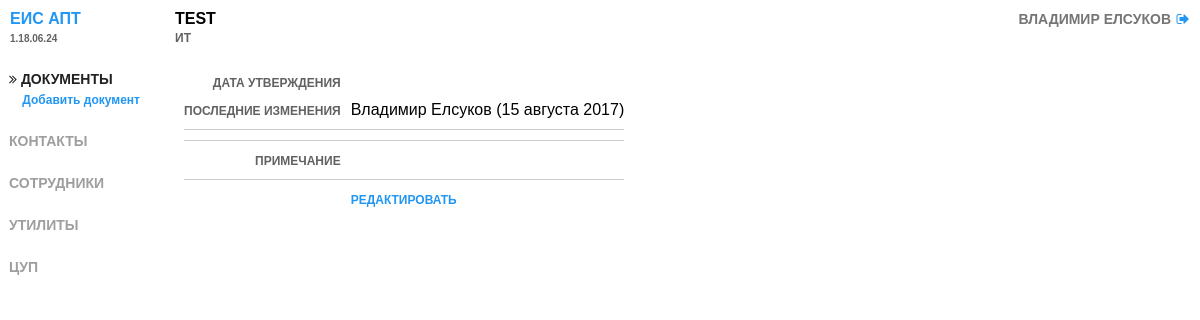
The page /documents/view/12/ (signed in) on the database its author committed.
### documents/models.py (models this page shows, shortened)
class EIS_Document(models.Model):
	category    = models.CharField(max_length=100, choices=LIST_CATEGORIES)
	name        = models.CharField(max_length=200)
	date        = models.CharField(max_length=50, blank=True)
	file_pdf    = models.FileField(blank=True, upload_to=rename_upload_pdf)
	file        = models.FileField(blank=True, upload_to=rename_upload_file)
	note        = models.TextField(blank=True)
	update_user = models.CharField(max_length=200, default="Аноним")
	update_date = models.DateTimeField(null=True, blank=True)

### documents/views.py (the view)
# urls.py: url(r'^view/(?P<pk>[0-9]+)/$', views.page_document_view, name='page_document_view'),
def page_document_view(request, pk):
	EIS_info            = dict()
	EIS_info['name']    = EIS_NAME
	EIS_info['version'] = EIS_VERSION
	EIS_info['module']  = "Documents"
	if request.user.is_authenticated:
		document = get_object_or_404(EIS_Document, pk=pk)
		EIS_info['title'] = document.name
		EIS_info['subtitle'] = document.category
		EIS_info['user'] = "{0} {1}".format(request.user.first_name, request.user.last_name)
		return render(request, 'document_view.html', {'EIS_info': EIS_info, 'document': document})
	else:
		return render(request, 'index_public.html', {'EIS_info': EIS_info})

### documents/templates/document_view.html (shortened to what this page needs)
{% include "header.html" %}
<table width="100%">
    <tr>
        <td width="165px" valign="top">{% include "menu.html" %}</td>
        <td valign="top">
            <div class="content">
            <table cellspacing="10px">
                <tr>
                    <td align="right"><span class="field">Дата утверждения</span></td>
                    <td>{{ document.date }}</td>
                </tr>
                <tr>
                    <td align="right"><span class="field">Последние изменения</span></td>
                    <td>{{ document.update_user }} ({{ document.update_date|date:"d E Y" }})</td>
                </tr>
                <tr><td colspan="2"><hr></td></tr>
                <tr><td colspan="2"><hr></td></tr>
                <tr>
                    <td align="right"><span class="field">Примечание</span></td>
                    <td>{{ document.note }}</td>
                </tr>
                <tr><td colspan="2"><hr></td></tr>
                <tr>
                    <td>&nbsp;</td>
                    <td><a href="/documents/edit/{{ document.pk }}/" class="edit">Редактировать</a></td>
                </tr>
            </table>
            </div>
        </td>
    </tr>
</table>
{% include "end.html" %}

### EIS/templates/header.html (shortened to what this page needs)
<!DOCTYPE html>
<html lang="en">
<head>
    <link rel="stylesheet" href="https://cdnjs.cloudflare.com/ajax/libs/font-awesome/4.7.0/css/font-awesome.min.css">
    <link rel="stylesheet" type="text/css" href="/static/main.css">
<body>
<div class="header">
    <table width="100%" cellpadding="0px" cellspacing="0px" border="0px">
        <tr>
            <td width="165px"><a class="title" href="/">ЕИС {{ EIS_info.name }}</a></td>
            <td>{{ EIS_info.title }}</td>
            <td width="200" align="right"><span class="user">{{ EIS_info.user }}</span></td>
            <td width="24" align="center">
                {% if user.is_authenticated %}
                    <a href="/admin/logout/"><i class="fa fa-sign-out" aria-hidden="true"></i></a>
                {% else %}
                    <a href="/admin/login/?next=/"><i class="fa fa-sign-in" aria-hidden="true"></i></a>
                {% endif %}
            </td>
        </tr>
        <tr>
            <td valign="top"><span class="version">{{ EIS_info.version }}</span></td>
            <td><span class="subtitle">{{ EIS_info.subtitle }}</span></td>
        </tr>
    </table>
</div>

### EIS/static/main.css (style rules this page uses)
body { font-family: Arial, Helvetica, sans-serif; margin: 0; height: 100%; margin: 0 0 0 0; padding: 5px 5px 5px 5px; }
table { padding: 0px 0px 0px 0px; margin: 0px 0px 0px 0px; border: 1px; }
td, th { padding: 0px 0px 0px 0px; margin: 0px 0px 0px 0px; }
.header { text-transform: uppercase; font-size: 16px; font-weight: bold; padding: 5px 0px 15px 5px; }
.title { font-size: 16px; color: #2196f3; }
.subtitle { color: #616161; font-size: 12px; }
.user { font-size: 14px; text-transform: uppercase; color: #757575; }
.version { font-size: 10px; color: #616161; }
a { color: #2196f3; text-decoration: none; cursor: hover; font-weight: bold; font-size: 16px; }
a { color: #2196f3; text-decoration: none; cursor: hover; font-weight: bold; font-size: 14px; }
hr { border: none; color: #616161; background-color: #cccccc; height: 1px; margin: 0px 0px 0px 0px; padding: 0px 0px 0px 0px; }
.field { font-size: 12px; font-weight: bold; color: #616161; text-transform: uppercase; }
.edit { text-transform: uppercase; color: #2196f3; font-size: 12px; }

### rows shown on the page
EIS_Document: title "TEST", user "ВЛАДИМИР ЕЛСУКОВ", subtitle "ИТ", update_user "Владимир Елсуков", update_date "15 августа 2017"

### other values the page prints
{{ EIS_info.name }} "АПТ"
{{ EIS_info.version }} "1.18.06.24"
